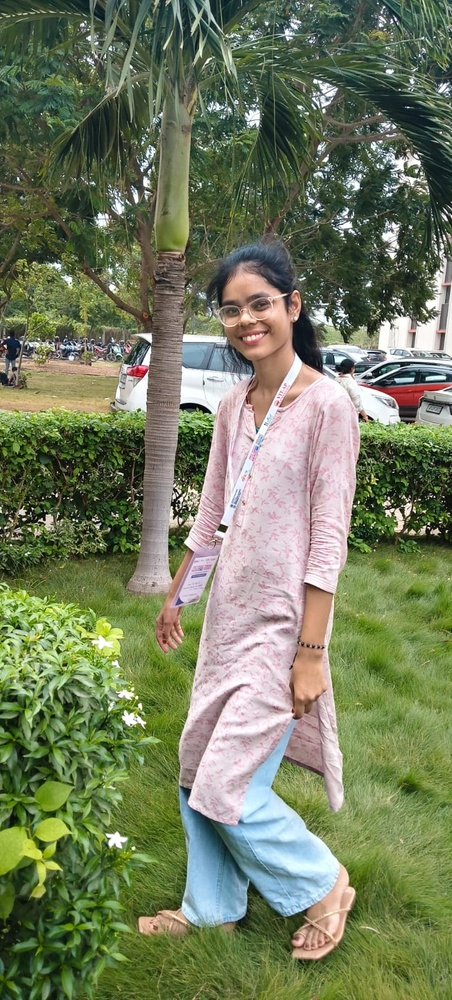
#> input picture dataset/vajida/WhatsApp Image 2026-09-23 at 7.19.40 PM.jpeg, 452 x 1000 px, shrunk from 724 x 1600 before the run; its folder holds only this picture in this run
$ python train_model.py
#> lines starting #> are read from the running program, lines starting #| are printed output that depends on the picture
import cv2
import os
import json

DATASET_PATH = "dataset"
MODEL_PATH = "trainer.yml"
LABELS_PATH = "labels.json"
CASCADE_PATH = "haarcascade_frontalface_default.xml"

# Load face detector
face_cascade = cv2.CascadeClassifier(CASCADE_PATH)

if face_cascade.empty():
    raise RuntimeError("Haar Cascade XML could not be loaded.")

# Create LBPH recognizer
recognizer = cv2.face.LBPHFaceRecognizer_create()

faces = []
labels = []
label_names = {}

current_id = 0

# Read each person folder
for person_name in os.listdir(DATASET_PATH):

    person_path = os.path.join(DATASET_PATH, person_name)

    if not os.path.isdir(person_path):
        continue

    label_names[current_id] = person_name

    print(f"Training: {person_name}")

    for image_name in os.listdir(person_path):

        image_path = os.path.join(person_path, image_name)

        image = cv2.imread(image_path)
#> image is the input picture: shape (1000, 452, 3); mean B, G, R 94.4, 124.6, 115.2

        if image is None:
            continue

        gray = cv2.cvtColor(image, cv2.COLOR_BGR2GRAY)
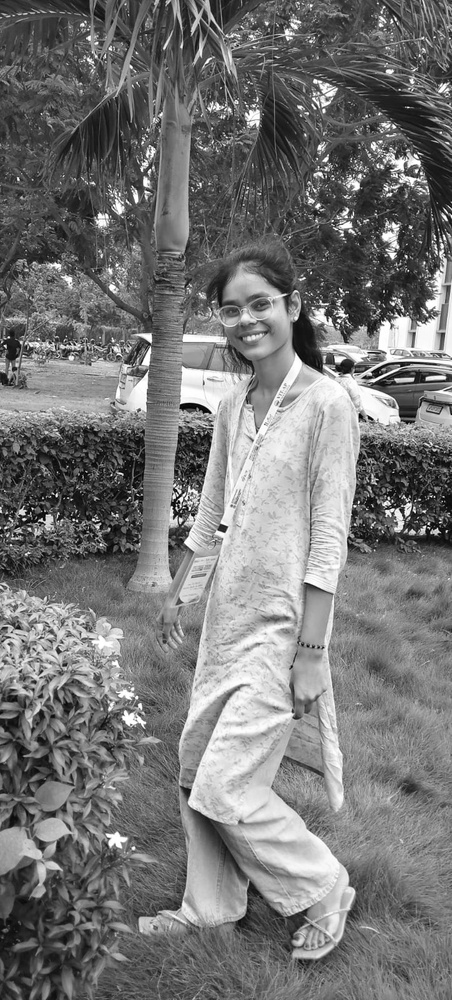
#> gray: shape (1000, 452); min 0, max 255, mean 118.3

        detected_faces = face_cascade.detectMultiScale(
            gray,
            scaleFactor=1.1,
            minNeighbors=5,
            minSize=(60, 60)
        )
#> detected_faces = [[208, 274, 82, 82]]

        for (x, y, w, h) in detected_faces:
            face = gray[y:y + h, x:x + w]

            faces.append(face)
            labels.append(current_id)
#> this loop made 1 pass
#> pass 1, `face = gray[y:y + h, x:x + w]`:
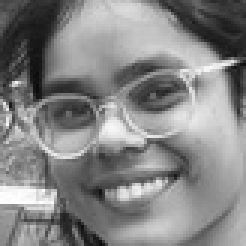
#> face: shape (82, 82) (shown 3 times larger); min 11, max 254, mean 132.6
#> after the loop, faces = 1 item; labels = [0]

    current_id += 1

if len(faces) == 0:
    raise RuntimeError(
        "No faces found in dataset. Add clear face images and try again."
    )

# Train the model
recognizer.train(faces, __import__("numpy").array(labels))

# Save trained model
recognizer.write(MODEL_PATH)

# Save label names
with open(LABELS_PATH, "w") as file:
    json.dump(label_names, file)

print()
print("Training completed successfully!")
print(f"Faces used for training: {len(faces)}")
#| Faces used for training: 1
print(f"Model saved as: {MODEL_PATH}")
print(f"Labels saved as: {LABELS_PATH}")

$ run again, on dataset/vajida/WhatsApp Image 2026-09-23 at 7.19.57 PM.jpeg
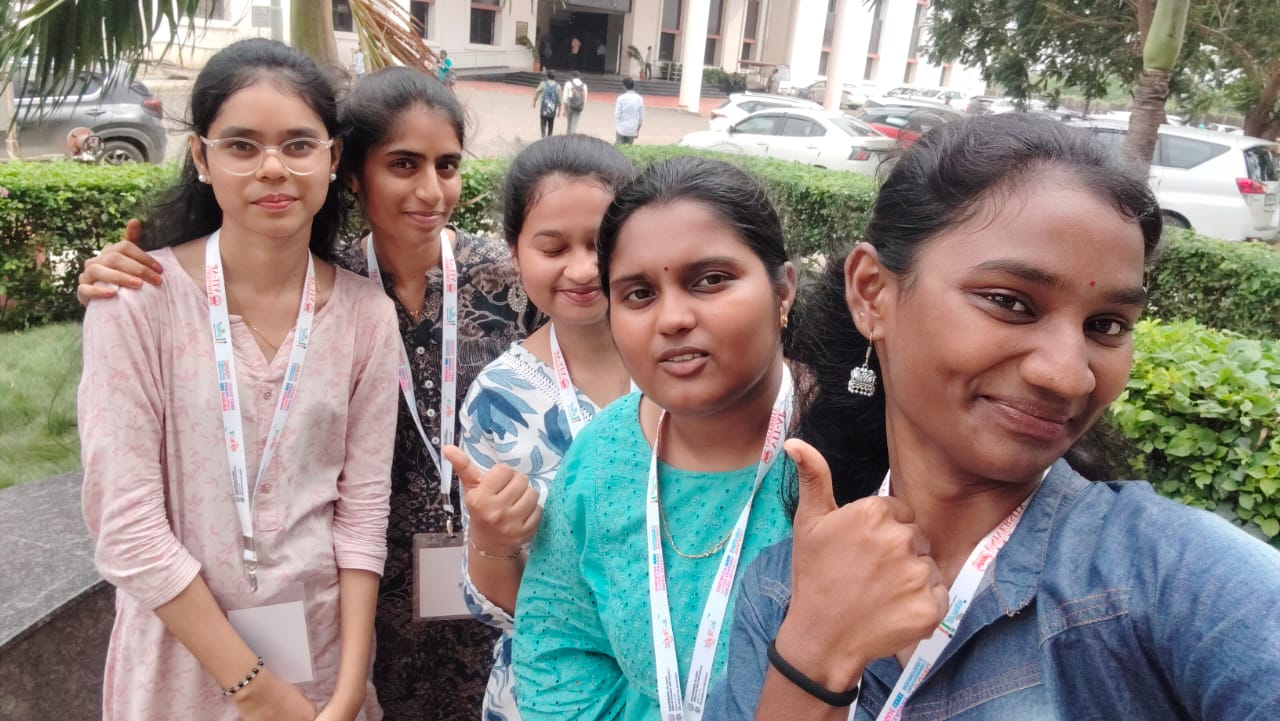
#> input picture dataset/vajida/WhatsApp Image 2026-09-23 at 7.19.57 PM.jpeg, 1280 x 721 px
#> image is the input picture: shape (721, 1280, 3); mean B, G, R 128.5, 133.9, 141.5
#> `gray = cv2.cvtColor(image, cv2.COLOR_BGR2GRAY)`:
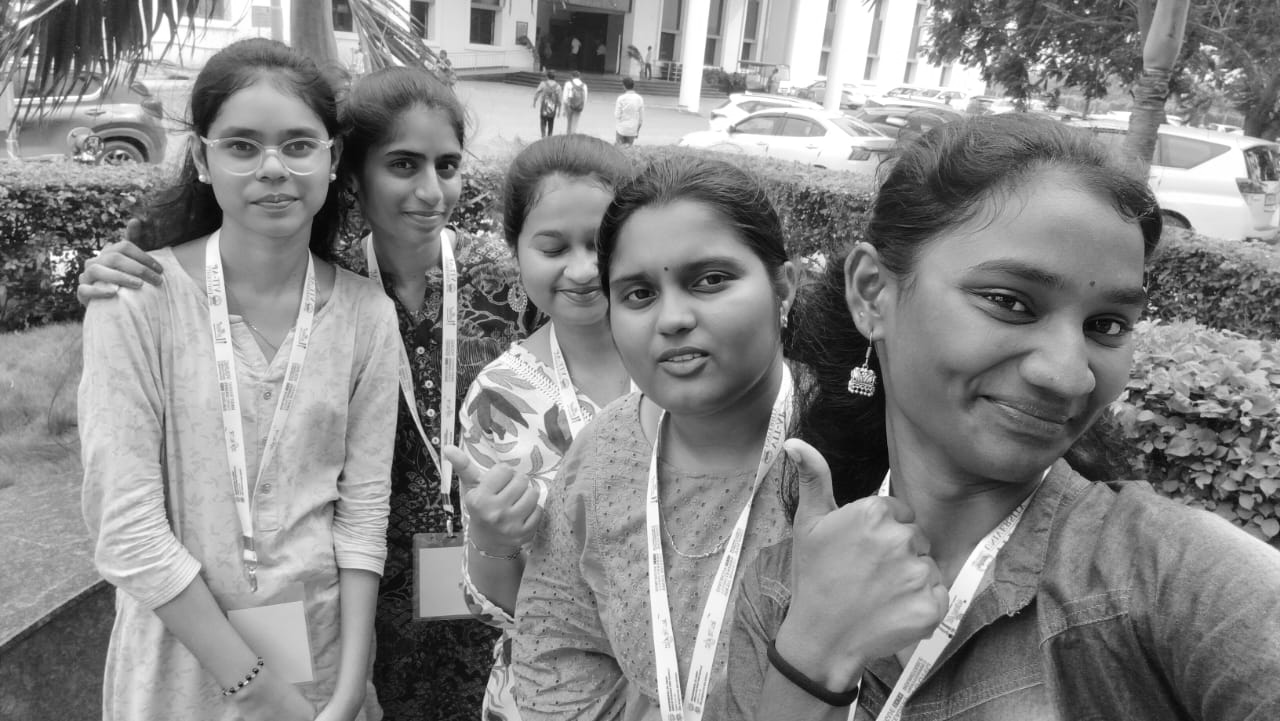
#> gray: shape (721, 1280); min 2, max 255, mean 135.5
#> detected_faces = [[360, 118, 127, 127], [194, 84, 154, 154], [505, 202, 121, 121], [581, 212, 191, 191], [421, 346, 206, 206], [906, 191, 316, 316]]
#> the loop `for (x, y, w, h) in detected_faces:` made 6 passes
#> pass 3, `face = gray[y:y + h, x:x + w]`:
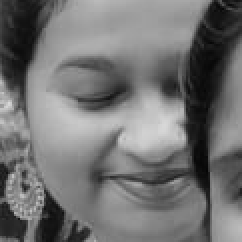
#> face: shape (121, 121) (shown 2 times larger); min 5, max 216, mean 114.1
#> after the loop `for (x, y, w, h) in detected_faces:`: faces = 6 items; labels = [0, 0, 0, 0, 0, 0]
#| Faces used for training: 6

$ run again, on dataset/vajida/WhatsApp Image 2026-09-23 at 7.20.01 PM.jpeg
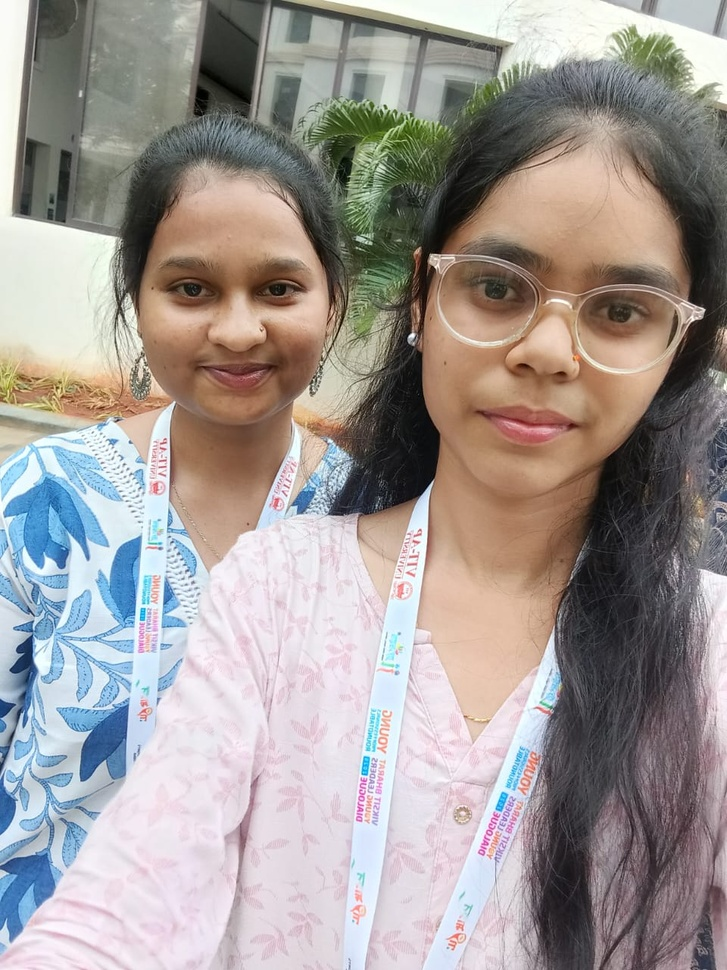
#> input picture dataset/vajida/WhatsApp Image 2026-09-23 at 7.20.01 PM.jpeg, 727 x 970 px, shrunk from 960 x 1280 before the run
#> image is the input picture: shape (970, 727, 3); mean B, G, R 149.8, 153.1, 160.5
#> detected_faces = [[109, 191, 253, 253], [387, 179, 314, 314]]
#> the loop `for (x, y, w, h) in detected_faces:` made 2 passes
#> pass 1, `face = gray[y:y + h, x:x + w]`:
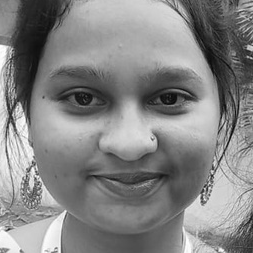
#> face: shape (253, 253); min 7, max 254, mean 132.4
#> pass 2, `face = gray[y:y + h, x:x + w]`:
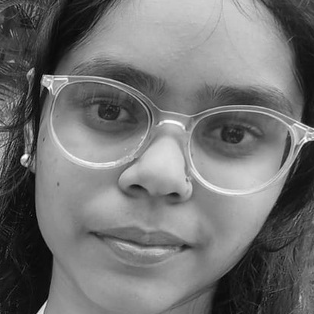
#> face: shape (314, 314); min 2, max 255, mean 114.3
#> after the loop `for (x, y, w, h) in detected_faces:`: faces = 2 items; labels = [0, 0]
#| Faces used for training: 2
